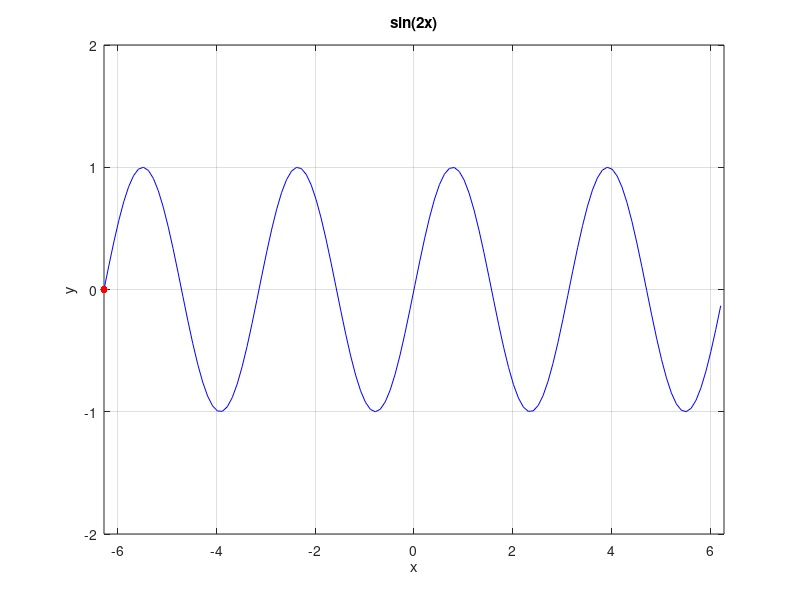

Recreate this plot in MATLAB. (Note: this script raises an error after producing the figure.)
clear all

clc

t = -2*pi:0.1:2*pi;

figure('name','hello')

filename = 'sin2x.gif';

n=length(t);

y = sin(2*t);

plot(t,y,'b')

hold on

for i = 1:n

   xx = t(i);

   yy = y(i);

   plot(xx,yy,'r.','markersize',16);

   title('sin(2x)')

   xlabel('x')

   ylabel('y')

   axis([-2*pi,2*pi,-2,2])

   grid on

   frame = getframe(1);

   im = frame2im(frame);

   [A,map] = rgb2ind(im,256);

   if i == 1;

       imwrite(A,map,filename,'gif','LoopCount',Inf,'DelayTime',0.01);

   else

       imwrite(A,map,filename,'gif','WriteMode','append','DelayTime',0.01);

   end

end
